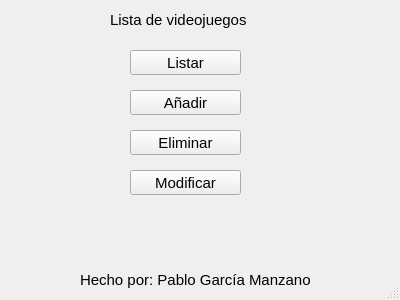
<?xml version="1.0" encoding="UTF-8"?>
<ui version="4.0">
 <class>MainWindow</class>
 <widget class="QMainWindow" name="MainWindow">
  <property name="geometry">
   <rect>
    <x>0</x>
    <y>0</y>
    <width>400</width>
    <height>300</height>
   </rect>
  </property>
  <property name="minimumSize">
   <size>
    <width>400</width>
    <height>300</height>
   </size>
  </property>
  <property name="maximumSize">
   <size>
    <width>400</width>
    <height>300</height>
   </size>
  </property>
  <property name="baseSize">
   <size>
    <width>400</width>
    <height>300</height>
   </size>
  </property>
  <property name="mouseTracking">
   <bool>false</bool>
  </property>
  <property name="windowTitle">
   <string>MainWindow</string>
  </property>
  <widget class="QWidget" name="centralwidget">
   <property name="minimumSize">
    <size>
     <width>400</width>
     <height>300</height>
    </size>
   </property>
   <property name="maximumSize">
    <size>
     <width>400</width>
     <height>300</height>
    </size>
   </property>
   <property name="sizeIncrement">
    <size>
     <width>0</width>
     <height>0</height>
    </size>
   </property>
   <property name="baseSize">
    <size>
     <width>400</width>
     <height>300</height>
    </size>
   </property>
   <widget class="QPushButton" name="btnListar">
    <property name="geometry">
     <rect>
      <x>130</x>
      <y>50</y>
      <width>111</width>
      <height>25</height>
     </rect>
    </property>
    <property name="font">
     <font>
      <pointsize>11</pointsize>
     </font>
    </property>
    <property name="text">
     <string>Listar</string>
    </property>
   </widget>
   <widget class="QLabel" name="label">
    <property name="geometry">
     <rect>
      <x>110</x>
      <y>10</y>
      <width>141</width>
      <height>20</height>
     </rect>
    </property>
    <property name="font">
     <font>
      <pointsize>11</pointsize>
     </font>
    </property>
    <property name="text">
     <string>Lista de videojuegos</string>
    </property>
   </widget>
   <widget class="QPushButton" name="btnAniadir">
    <property name="geometry">
     <rect>
      <x>130</x>
      <y>90</y>
      <width>111</width>
      <height>25</height>
     </rect>
    </property>
    <property name="font">
     <font>
      <pointsize>11</pointsize>
     </font>
    </property>
    <property name="text">
     <string>Añadir</string>
    </property>
   </widget>
   <widget class="QPushButton" name="btnModificar">
    <property name="geometry">
     <rect>
      <x>130</x>
      <y>170</y>
      <width>111</width>
      <height>25</height>
     </rect>
    </property>
    <property name="font">
     <font>
      <pointsize>11</pointsize>
     </font>
    </property>
    <property name="text">
     <string>Modificar</string>
    </property>
   </widget>
   <widget class="QPushButton" name="btnEliminar">
    <property name="geometry">
     <rect>
      <x>130</x>
      <y>130</y>
      <width>111</width>
      <height>25</height>
     </rect>
    </property>
    <property name="font">
     <font>
      <pointsize>11</pointsize>
     </font>
    </property>
    <property name="text">
     <string>Eliminar</string>
    </property>
   </widget>
   <widget class="QLabel" name="label_3">
    <property name="geometry">
     <rect>
      <x>80</x>
      <y>270</y>
      <width>251</width>
      <height>20</height>
     </rect>
    </property>
    <property name="font">
     <font>
      <pointsize>11</pointsize>
     </font>
    </property>
    <property name="text">
     <string>Hecho por: Pablo García Manzano</string>
    </property>
   </widget>
  </widget>
  <widget class="QStatusBar" name="statusbar"/>
 </widget>
 <resources/>
 <connections/>
</ui>
